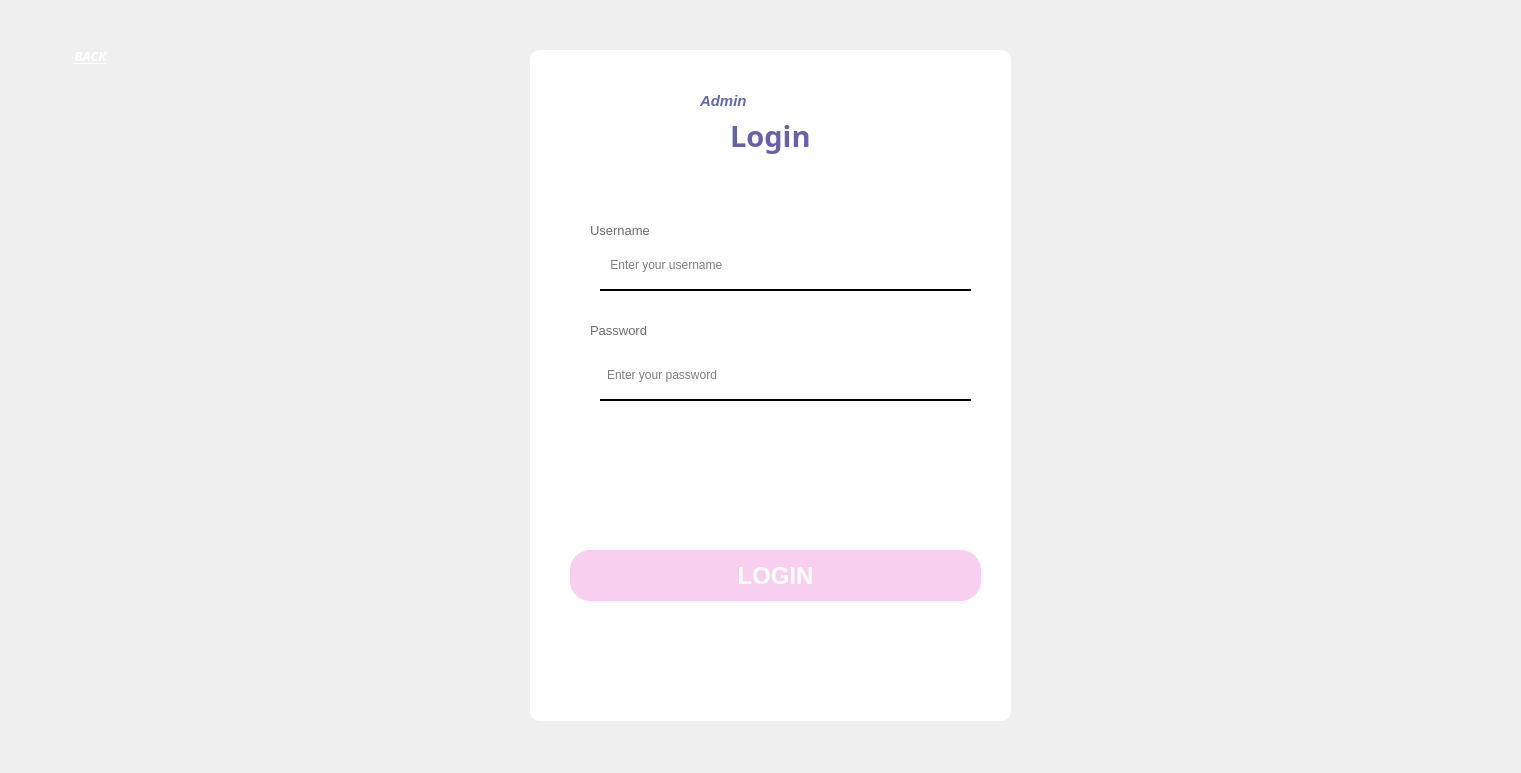
<?xml version="1.0" encoding="UTF-8"?>
<ui version="4.0">
 <class>MainWindow</class>
 <widget class="QMainWindow" name="MainWindow">
  <property name="geometry">
   <rect>
    <x>0</x>
    <y>0</y>
    <width>1521</width>
    <height>773</height>
   </rect>
  </property>
  <property name="windowTitle">
   <string>Login Admin</string>
  </property>
  <property name="windowIcon">
   <iconset>
    <normaloff>C:/Users/Phuong Nhi/Downloads/teddy-bear.png</normaloff>C:/Users/Phuong Nhi/Downloads/teddy-bear.png</iconset>
  </property>
  <widget class="QWidget" name="centralwidget">
   <widget class="QLabel" name="label">
    <property name="geometry">
     <rect>
      <x>0</x>
      <y>0</y>
      <width>1521</width>
      <height>771</height>
     </rect>
    </property>
    <property name="text">
     <string/>
    </property>
    <property name="pixmap">
     <pixmap>../images/background.jpg</pixmap>
    </property>
    <property name="scaledContents">
     <bool>true</bool>
    </property>
   </widget>
   <widget class="QLabel" name="label_2">
    <property name="geometry">
     <rect>
      <x>530</x>
      <y>50</y>
      <width>481</width>
      <height>671</height>
     </rect>
    </property>
    <property name="styleSheet">
     <string notr="true">background-color: rgb(255, 255, 255);
border-radius: 10;</string>
    </property>
    <property name="text">
     <string/>
    </property>
    <property name="alignment">
     <set>Qt::AlignCenter</set>
    </property>
   </widget>
   <widget class="QLabel" name="label_3">
    <property name="geometry">
     <rect>
      <x>730</x>
      <y>110</y>
      <width>121</width>
      <height>51</height>
     </rect>
    </property>
    <property name="font">
     <font>
      <family>22pt MS Shell Dlg 2</family>
      <pointsize>22</pointsize>
      <weight>75</weight>
      <italic>false</italic>
      <bold>true</bold>
     </font>
    </property>
    <property name="styleSheet">
     <string notr="true">color: rgb(103, 97, 172);
font: bold  underline  22pt &quot;MS Shell Dlg 2&quot;;</string>
    </property>
    <property name="text">
     <string>Login</string>
    </property>
   </widget>
   <widget class="QLabel" name="label_4">
    <property name="geometry">
     <rect>
      <x>550</x>
      <y>260</y>
      <width>31</width>
      <height>31</height>
     </rect>
    </property>
    <property name="text">
     <string/>
    </property>
    <property name="pixmap">
     <pixmap>../images/profile.png</pixmap>
    </property>
    <property name="scaledContents">
     <bool>true</bool>
    </property>
   </widget>
   <widget class="QLabel" name="label_5">
    <property name="geometry">
     <rect>
      <x>550</x>
      <y>360</y>
      <width>31</width>
      <height>31</height>
     </rect>
    </property>
    <property name="text">
     <string/>
    </property>
    <property name="pixmap">
     <pixmap>../images/padlock.png</pixmap>
    </property>
    <property name="scaledContents">
     <bool>true</bool>
    </property>
   </widget>
   <widget class="QLineEdit" name="lineEditUsername">
    <property name="geometry">
     <rect>
      <x>600</x>
      <y>240</y>
      <width>371</width>
      <height>51</height>
     </rect>
    </property>
    <property name="styleSheet">
     <string notr="true">border: none;
border-bottom: 2px solid black; /* Điều chỉnh độ dày và màu của viền dưới */
padding: 5px;</string>
    </property>
    <property name="placeholderText">
     <string> Enter your username</string>
    </property>
   </widget>
   <widget class="QLineEdit" name="lineEditPassword">
    <property name="geometry">
     <rect>
      <x>600</x>
      <y>350</y>
      <width>371</width>
      <height>51</height>
     </rect>
    </property>
    <property name="styleSheet">
     <string notr="true">border: none;
border-bottom: 2px solid black; /* Điều chỉnh độ dày và màu của viền dưới */
padding: 5px;</string>
    </property>
    <property name="echoMode">
     <enum>QLineEdit::Password</enum>
    </property>
    <property name="placeholderText">
     <string>Enter your password</string>
    </property>
   </widget>
   <widget class="QPushButton" name="pushButtonLogin">
    <property name="geometry">
     <rect>
      <x>570</x>
      <y>550</y>
      <width>411</width>
      <height>51</height>
     </rect>
    </property>
    <property name="font">
     <font>
      <pointsize>18</pointsize>
      <weight>75</weight>
      <bold>true</bold>
     </font>
    </property>
    <property name="styleSheet">
     <string notr="true">QPushButton {
	color: rgb(255, 255, 255);
    border-radius: 20px;
	background-color: rgb(248, 207, 239);
    padding: 10px;
    font-weight: bold;
}

QPushButton:hover {
    background-color: #ff85c0;
}

QPushButton:pressed {
    background-color: #d14789;
}

QPushButton {
    box-shadow: 5px 5px 15px rgba(0, 0, 0, 0.3); /* Bóng đổ */
}
</string>
    </property>
    <property name="text">
     <string>LOGIN</string>
    </property>
   </widget>
   <widget class="QLabel" name="label_6">
    <property name="geometry">
     <rect>
      <x>700</x>
      <y>80</y>
      <width>161</width>
      <height>41</height>
     </rect>
    </property>
    <property name="font">
     <font>
      <pointsize>11</pointsize>
      <weight>75</weight>
      <italic>true</italic>
      <bold>true</bold>
     </font>
    </property>
    <property name="styleSheet">
     <string notr="true">color: rgb(98, 104, 177);
font: bold italic  11pt &quot;MS Shell Dlg 2&quot;;</string>
    </property>
    <property name="text">
     <string>Admin</string>
    </property>
   </widget>
   <widget class="QLabel" name="label_7">
    <property name="geometry">
     <rect>
      <x>590</x>
      <y>220</y>
      <width>101</width>
      <height>21</height>
     </rect>
    </property>
    <property name="font">
     <font>
      <pointsize>10</pointsize>
     </font>
    </property>
    <property name="styleSheet">
     <string notr="true">color: rgb(109, 109, 109);</string>
    </property>
    <property name="text">
     <string>Username</string>
    </property>
   </widget>
   <widget class="QLabel" name="label_9">
    <property name="geometry">
     <rect>
      <x>590</x>
      <y>320</y>
      <width>101</width>
      <height>21</height>
     </rect>
    </property>
    <property name="font">
     <font>
      <pointsize>10</pointsize>
     </font>
    </property>
    <property name="styleSheet">
     <string notr="true">color: rgb(109, 109, 109);</string>
    </property>
    <property name="text">
     <string>Password</string>
    </property>
   </widget>
   <widget class="QPushButton" name="pushButtonBack">
    <property name="geometry">
     <rect>
      <x>20</x>
      <y>20</y>
      <width>141</width>
      <height>71</height>
     </rect>
    </property>
    <property name="font">
     <font>
      <family>10pt MS Shell Dlg 2</family>
      <pointsize>10</pointsize>
      <weight>75</weight>
      <italic>true</italic>
      <bold>true</bold>
      <underline>true</underline>
     </font>
    </property>
    <property name="styleSheet">
     <string notr="true">color: rgb(255, 255, 255);
font: bold italic underline  10pt &quot;MS Shell Dlg 2&quot;;
background-color: rgba(248, 207, 239,0);
border-radius: 10
</string>
    </property>
    <property name="text">
     <string>BACK</string>
    </property>
    <property name="icon">
     <iconset>
      <normaloff>C:/Users/Phuong Nhi/Downloads/back.png</normaloff>C:/Users/Phuong Nhi/Downloads/back.png</iconset>
    </property>
    <property name="iconSize">
     <size>
      <width>50</width>
      <height>50</height>
     </size>
    </property>
   </widget>
   <zorder>label</zorder>
   <zorder>label_2</zorder>
   <zorder>label_3</zorder>
   <zorder>lineEditUsername</zorder>
   <zorder>label_4</zorder>
   <zorder>lineEditPassword</zorder>
   <zorder>label_5</zorder>
   <zorder>pushButtonLogin</zorder>
   <zorder>label_6</zorder>
   <zorder>label_7</zorder>
   <zorder>label_9</zorder>
   <zorder>pushButtonBack</zorder>
  </widget>
 </widget>
 <resources/>
 <connections/>
</ui>
